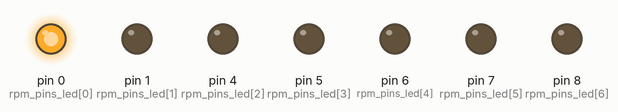
The sketch below on a simulated Arduino Uno, built with avr-gcc and run on an emulated ATmega328P. Parts: output pins drawn as LEDs (lit = HIGH).

Above: at 0.1 s.
At 0.8 s:
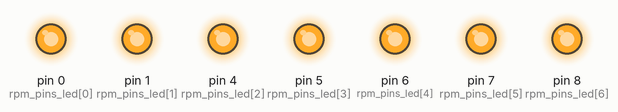
At 1.6 s:
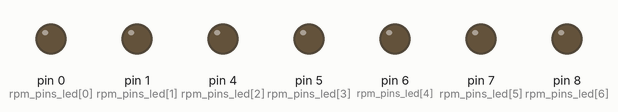
Timing chart, 0 to 3.1 s (numbered marks = the images above):
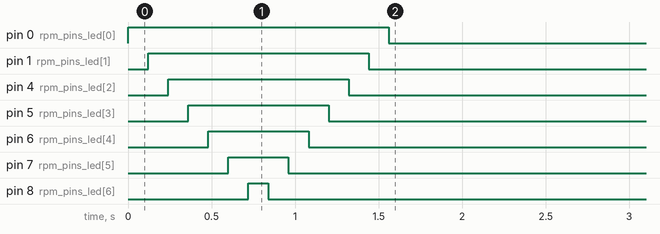

The sketch:

shift_light.ino
```cpp
#define pinRPM 9
#define RPM_SAMPLES 16 //Must be a power of 2 and smaller than 255
#define rpm_multiplier 20000000 //20000000 for 6 cylinder 4 stroke, //30000000 for 4 cylinder 4 stroke???
#define ADC_FILTER(input, alpha, prior) (((long)input * (256 - alpha) + ((long)prior * alpha))) >> 8

int rpms[] = {4400, 4700, 5000, 5300, 5600, 5900, 6200};
//int rpms[] = {500, 800, 1100, 1400, 1700, 2000, 2300};
int rpm_pins_led[] = {0, 1, 4, 5, 6, 7, 8};
bool led_status[] = {false, false, false, false, false, false, false};

int period_flash = 100;
unsigned long time_now = 0;
unsigned long time_now_flash = 0;

//rpm
uint16_t rpm = 0;
uint16_t prev_rpm = 0;
volatile unsigned long rpmLastPulseTime; /**< The time of the last VSS pulse of the VSS */
volatile unsigned long rpmLastMinusOnePulseTime; /**< The time of the last VSS_NUM_SAMPLES pulses of the VSS are stored in this array */
volatile unsigned long rpmTotalTime = 0; /**< Cumulative count of the last VSS_SAMPLES number of pulses */
volatile byte rpmCount = 0;
int RPM = LOW;


void setup() {
  //Serial.begin(9600);
  //set pins
  for(int i = 0; i < (sizeof(rpms) / sizeof(rpms[0])); i++){
    pinMode(rpm_pins_led[i], OUTPUT);
  }
  attachInterrupt(digitalPinToInterrupt(pinRPM), rpmPulse, RISING); // interupt for vss from car
  //startup sequence
  startup();
  //
  rpmCount = 0;
  rpmTotalTime = 0;
}

void loop() {
  //Serial.println(rpm);
  //rpm
  rpm = getSpeed();         // read rpm
  led();
  if(millis() >= time_now_flash + period_flash){
    time_now_flash = millis();
    if(rpm > rpms[6]){
      flash();
    }
  }
}


//////////////////////////////////////////////////////////////////////////////////////////

void startup(){
  rpm = rpms[0] + 1;
  led();
  delay(120);
  rpm = rpms[1] + 1;
  led();
  delay(120);
  rpm = rpms[2] + 1;
  led();
  delay(120);
  rpm = rpms[3] + 1;
  led();
  delay(120);
  rpm = rpms[4] + 1;
  led();
  delay(120);
  rpm = rpms[5] + 1;
  led();
  delay(120);
  rpm = rpms[6] + 1;
  led();
  delay(120);
  rpm = rpms[5] + 1;
  led();
  delay(120);
  rpm = rpms[4] + 1;
  led();
  delay(120);
  rpm = rpms[3] + 1;
  led();
  delay(120);
  rpm = rpms[2] + 1;
  led();
  delay(120);
  rpm = rpms[1] + 1;
  led();
  delay(120);
  rpm = rpms[0] + 1;
  led();
  delay(120);
  rpm = 0;
}

void led(){
  for(int i = 0; i < (sizeof(rpms) / sizeof(rpms[0])); i++){
    if (rpm > rpms[i] and led_status[i] == false){
        digitalWrite(rpm_pins_led[i], HIGH);
        led_status[i] = true;
    }else if (rpm < rpms[i] and led_status[i] == true){
        digitalWrite(rpm_pins_led[i], LOW);
        led_status[i] = false;
    }
  }
}

uint16_t getSpeed()
{
  uint16_t tempSpeed = 0;
  uint32_t pulseTime = 0;

  //Need to temp store the pulse time variables to prevent them changing during an interrupt
  noInterrupts();
  uint32_t temp_rpmLastPulseTime = rpmLastPulseTime;
  uint32_t temp_rpmLastMinusOnePulseTime  = rpmLastMinusOnePulseTime;
  interrupts();


    if( rpmCount == RPM_SAMPLES ) //We only change the reading if we've reached the required number of samples
    {
      if(temp_rpmLastPulseTime < temp_rpmLastMinusOnePulseTime) { tempSpeed = rpm; } //Check for overflow of micros()
      else
      {
        pulseTime = rpmTotalTime / RPM_SAMPLES;
        tempSpeed = rpm_multiplier / pulseTime ; //Convert the pulse gap into rpm  //20000000 for 6 cylinder 4 stroke,
        tempSpeed = ADC_FILTER(tempSpeed, 32, rpm); //Apply speed smoothing factor
        if(tempSpeed > 20000) { tempSpeed = rpm; } //Safety check. This usually occurs when there is a hardware issue
      }

      rpmCount = 0;
      rpmTotalTime = 0;
    }
    else
    {
      //Either not enough samples taken yet or speed has dropped to 0
      if ( (micros() - temp_rpmLastPulseTime) > 2000000 ) { tempSpeed = 0; } // Check that the car hasn't come to a stop (2s timeout)
      else { tempSpeed = rpm; }
    }

  return tempSpeed;
}


void flash(){
  for(int i = 0; i < (sizeof(rpms) / sizeof(rpms[0])); i++){
    digitalWrite(rpm_pins_led[i], !digitalRead(rpm_pins_led[i]));
  }
}

////interupts


void rpmPulse()
{
  //TODO: Add basic filtering here
  rpmLastMinusOnePulseTime = rpmLastPulseTime;
  rpmLastPulseTime = micros();

  if(rpmCount < RPM_SAMPLES)
  {
    rpmTotalTime += (rpmLastPulseTime - rpmLastMinusOnePulseTime);
    rpmCount++;
  }
}
```

Measured:
- by itself, pin 0 (rpm_pins_led[0]): HIGH → LOW at 1.6 s
